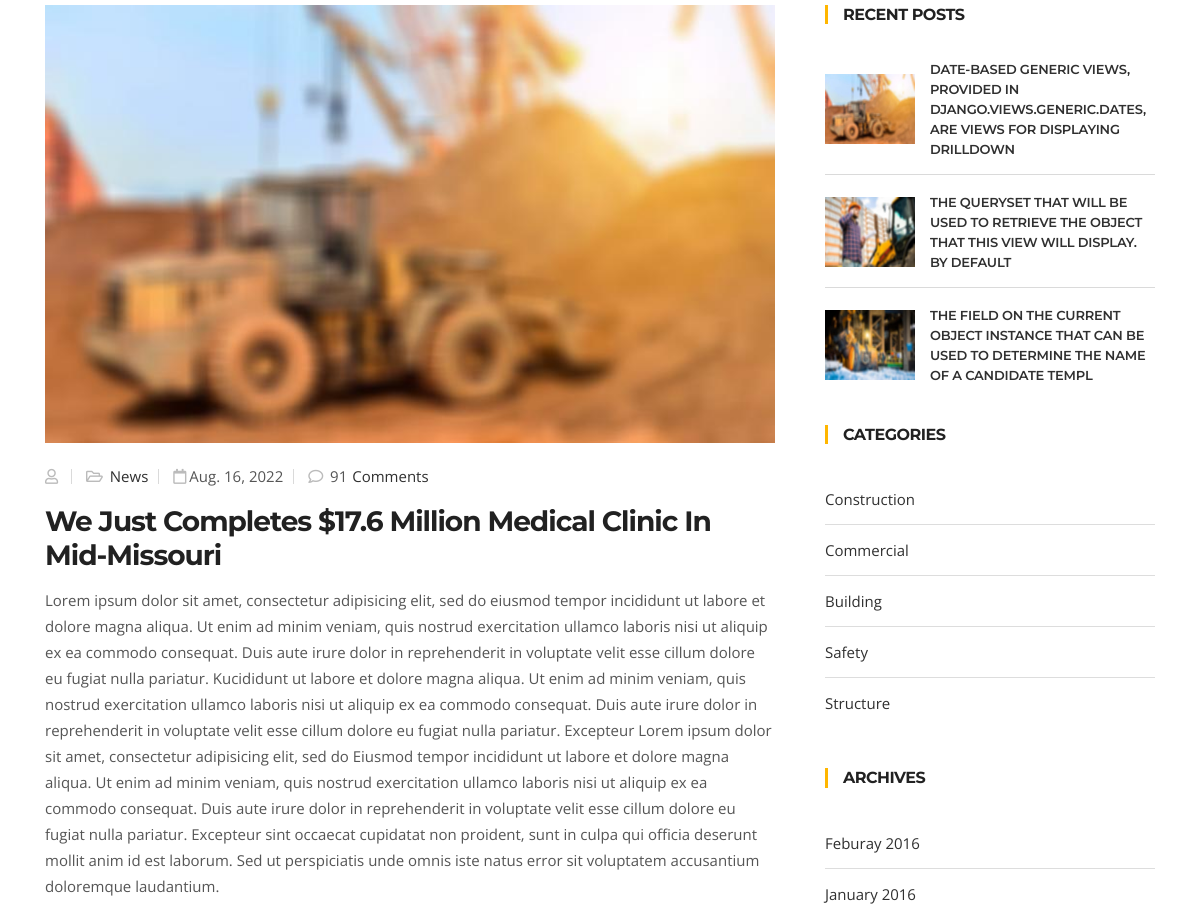
The page /news/1/ (middle part) on the database as committed earlier.
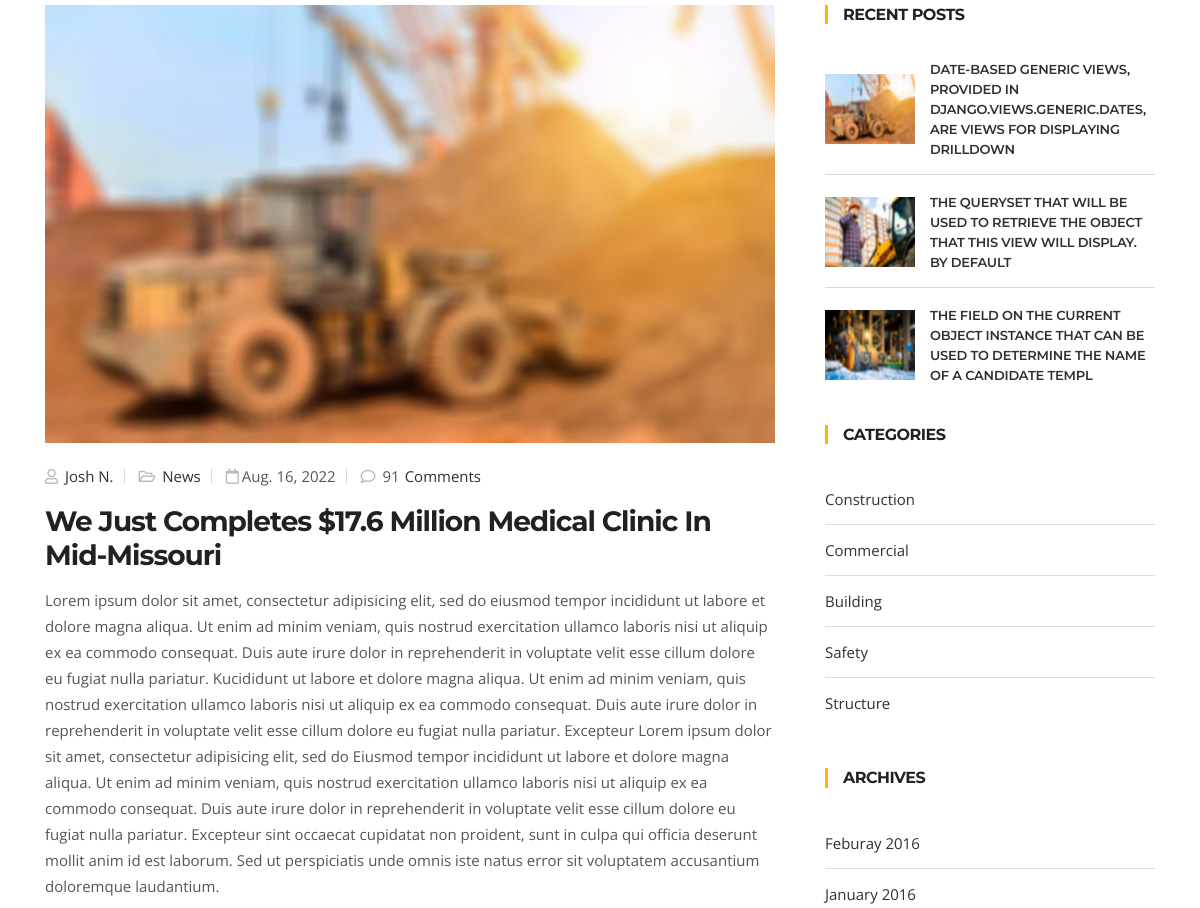
The same page on the database as committed later.
### home/models.py (models this page shows, shortened)
class CommonInfo(models.Model):
    name = models.CharField(max_length=100)
    about = models.TextField(default='Nats Stenman began his career in construction with boots on the ground')
    class Meta:
        abstract = True

class News(CommonInfo):
    comments = models.IntegerField()
    comments_all = models.ManyToManyField(Comment)
    author = models.ForeignKey(User, on_delete=models.CASCADE)
    date = models.DateField()
    image = models.ImageField(upload_to='images/news/')
    class Meta:
        verbose_name_plural = 'News'

### home/views.py (the view, shortened to what this page needs)
# urls.py: path('news/<int:id>/', news_detail, name='news-detail'),
def news_detail(request, id=1):
    object = News.objects.get(id=id)
    comments = Comment.objects.filter(post=object)
    object.comments_all.set(comments)
    context = {
        'object': object,
        'comments': comments,
        'news_list': News.objects.all()
    }
    return render(request, 'news/detail.html', context)

### templates/news/detail.html (shortened to what this page needs)
{% extends 'base/base.html' %}
{% load static %}
{% block content %}
<section id="main-container" class="main-container">
  <div class="container">
    <div class="row">
      <div class="col-lg-8 mb-5 mb-lg-0">
        <div class="post-content post-single">
          <div class="post-media post-image">
            <img loading="lazy" src="{{object.image.url}}" class="img-fluid" alt="post-image">
          </div>
          <div class="post-body">
            <div class="entry-header">
              <div class="post-meta">
                <span class="post-author">
                  <i class="far fa-user"></i><a href="#"> {{object.author}}</a>
                </span>
                <span class="post-cat">
                  <i class="far fa-folder-open"></i><a href="#"> News</a>
                </span>
                <span class="post-meta-date"><i class="far fa-calendar"></i>{{object.date}}</span>
                <span class="post-comment"><i class="far fa-comment"></i> {{object.comments}}<a href="#"
                    class="comments-link">Comments</a></span>
              </div>
              <h2 class="entry-title">
                {{object.name}}
              </h2>
            </div>
            <div class="entry-content">
              <p>{{object.about}}</p>
            </div>
          </div>
        </div>
      </div>
      <div class="col-lg-4">
        <div class="sidebar sidebar-right">
          {% include 'news/recent.html' %}
        </div>
      </div>
    </div>
  </div>
</section>
{% endblock content %}

Rows that differ between the two databases and show on the page:
changed News "We Just Completes $17.6 Million Medical Clinic In Mid-Missouri": author (not shown) → "Josh N."
